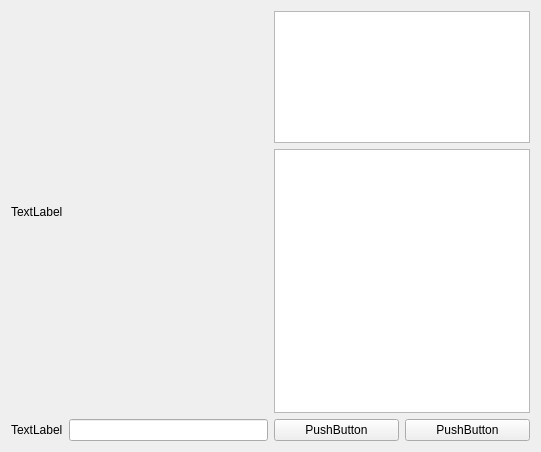
<?xml version="1.0" encoding="UTF-8"?>
<ui version="4.0">
 <class>Form</class>
 <widget class="QWidget" name="Form">
  <property name="geometry">
   <rect>
    <x>0</x>
    <y>0</y>
    <width>541</width>
    <height>452</height>
   </rect>
  </property>
  <property name="windowTitle">
   <string>Form</string>
  </property>
  <layout class="QHBoxLayout" name="horizontalLayout_3">
   <item>
    <layout class="QVBoxLayout" name="verticalLayout_2" stretch="15,1">
     <property name="sizeConstraint">
      <enum>QLayout::SetFixedSize</enum>
     </property>
     <item>
      <widget class="QLabel" name="label">
       <property name="maximumSize">
        <size>
         <width>500</width>
         <height>16777215</height>
        </size>
       </property>
       <property name="text">
        <string>TextLabel</string>
       </property>
      </widget>
     </item>
     <item>
      <layout class="QHBoxLayout" name="horizontalLayout_2">
       <item>
        <widget class="QLabel" name="label_2">
         <property name="text">
          <string>TextLabel</string>
         </property>
        </widget>
       </item>
       <item>
        <widget class="QLineEdit" name="lineEdit"/>
       </item>
      </layout>
     </item>
    </layout>
   </item>
   <item>
    <layout class="QVBoxLayout" name="verticalLayout" stretch="5,10,1">
     <item>
      <widget class="QTextEdit" name="textEdit"/>
     </item>
     <item>
      <widget class="QTextEdit" name="textEdit_2"/>
     </item>
     <item>
      <layout class="QHBoxLayout" name="horizontalLayout">
       <item>
        <widget class="QPushButton" name="pushButton">
         <property name="text">
          <string>PushButton</string>
         </property>
        </widget>
       </item>
       <item>
        <widget class="QPushButton" name="pushButton_2">
         <property name="text">
          <string>PushButton</string>
         </property>
        </widget>
       </item>
      </layout>
     </item>
    </layout>
   </item>
  </layout>
 </widget>
 <resources/>
 <connections/>
</ui>
